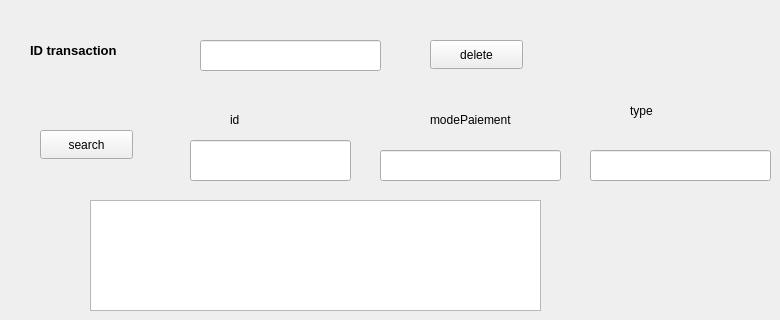
      <widget class="QWidget" name="tab_17">
       <attribute name="title">
        <string>delete</string>
       </attribute>
       <widget class="QLabel" name="label_127">
        <property name="geometry">
         <rect>
          <x>30</x>
          <y>40</y>
          <width>171</width>
          <height>20</height>
         </rect>
        </property>
        <property name="font">
         <font>
          <pointsize>10</pointsize>
          <bold>true</bold>
         </font>
        </property>
        <property name="text">
         <string>ID transaction</string>
        </property>
       </widget>
       <widget class="QPushButton" name="pushButton_3">
        <property name="geometry">
         <rect>
          <x>40</x>
          <y>130</y>
          <width>93</width>
          <height>29</height>
         </rect>
        </property>
        <property name="text">
         <string>search</string>
        </property>
       </widget>
       <widget class="QLineEdit" name="lineEdit_montant_search">
        <property name="geometry">
         <rect>
          <x>190</x>
          <y>140</y>
          <width>161</width>
          <height>41</height>
         </rect>
        </property>
       </widget>
       <widget class="QTableView" name="tableView_7">
        <property name="geometry">
         <rect>
          <x>90</x>
          <y>200</y>
          <width>451</width>
          <height>111</height>
         </rect>
        </property>
       </widget>
       <widget class="QLineEdit" name="lineEdit_IDSUPP">
        <property name="geometry">
         <rect>
          <x>200</x>
          <y>40</y>
          <width>181</width>
          <height>31</height>
         </rect>
        </property>
       </widget>
       <widget class="QPushButton" name="pushButton_delete">
        <property name="geometry">
         <rect>
          <x>430</x>
          <y>40</y>
          <width>93</width>
          <height>29</height>
         </rect>
        </property>
        <property name="text">
         <string>delete</string>
        </property>
       </widget>
       <widget class="QLabel" name="label_125">
        <property name="geometry">
         <rect>
          <x>230</x>
          <y>110</y>
          <width>63</width>
          <height>20</height>
         </rect>
        </property>
        <property name="text">
         <string>id</string>
        </property>
       </widget>
       <widget class="QLabel" name="label_126">
        <property name="geometry">
         <rect>
          <x>430</x>
          <y>110</y>
          <width>131</width>
          <height>20</height>
         </rect>
        </property>
        <property name="text">
         <string>modePaiement</string>
        </property>
       </widget>
       <widget class="QLabel" name="label_130">
        <property name="geometry">
         <rect>
          <x>630</x>
          <y>100</y>
          <width>131</width>
          <height>21</height>
         </rect>
        </property>
        <property name="text">
         <string>type</string>
        </property>
       </widget>
       <widget class="QLineEdit" name="lineEdit_3">
        <property name="geometry">
         <rect>
          <x>380</x>
          <y>150</y>
          <width>181</width>
          <height>31</height>
         </rect>
        </property>
       </widget>
       <widget class="QLineEdit" name="lineEdit_4">
        <property name="geometry">
         <rect>
          <x>590</x>
          <y>150</y>
          <width>181</width>
          <height>31</height>
         </rect>
        </property>
       </widget>
      </widget>
